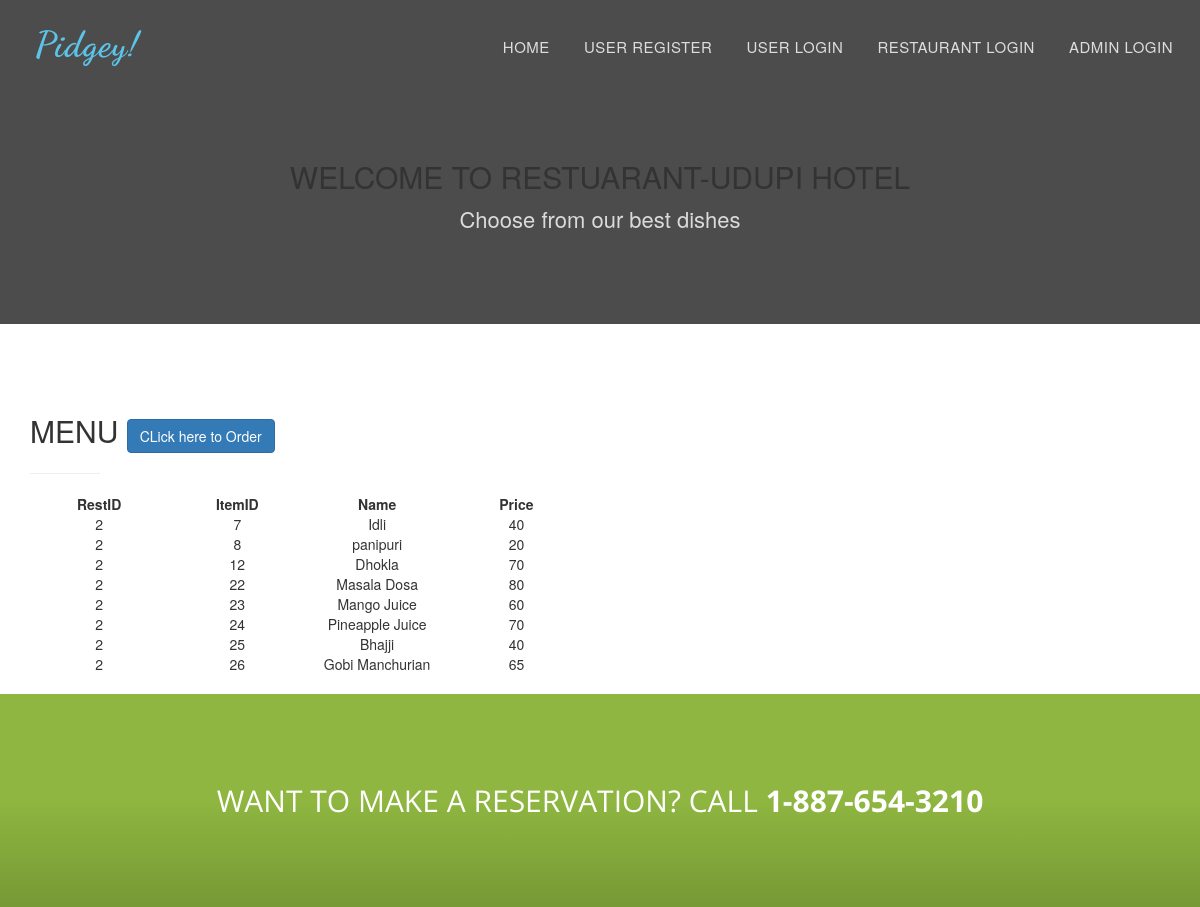
Screenshot of /indexmenu?restid=2 with the database file from the repository.
### app/models.py (models this page shows)
class Restadmin(db.Model):
    rid = db.Column(db.Integer, primary_key=True, autoincrement=True)
    rname = db.Column(db.String(250), nullable=False)
    rmail = db.Column(db.String(250), unique=True, nullable=False)
    rmobile = db.Column(db.Integer,unique=True, nullable=False)
    raddress = db.Column(db.String(250), nullable=False)
    rpassword = db.Column(db.String(250), nullable=False)
    cid = db.Column(db.Integer, db.ForeignKey('customer.cid'), nullable=False)

class Items(db.Model):
    iid = db.Column(db.Integer, primary_key=True, autoincrement=True)
    iname = db.Column(db.String(250), nullable=False)
    iprice = db.Column(db.Integer, nullable=False)
    rid = db.Column(db.Integer, db.ForeignKey('restadmin.rid'), nullable=False)

### app/views.py (the view)
@app.route('/indexmenu', methods = ['GET','POST'])
def indexmenu():
	if request.method == "GET":
		restid = request.args.get("restid")
	elif request.method == "POST":
		restid = request.form['restid']
	items = Items.query.filter(Items.rid == restid).all()
	restad = Restadmin.query.filter(Restadmin.rid == restid).first()
	return render_template('indexmenu.html',restad=restad, restadmin=items)

### app/templates/indexmenu.html (shortened to what this page needs)
<!DOCTYPE html>
<html lang="en">
<head>
<link href="{{ url_for('static',filename = 'style.css') }}" rel="stylesheet" type="text/css">
<link href="{{ url_for('static',filename = 'bootstrap.css') }}" rel="stylesheet" type="text/css">
<link href="{{ url_for('static',filename = 'bootstrap.min.css') }}" rel="stylesheet" type="text/css">
<link href="{{ url_for('static',filename = 'default.css') }}" rel="stylesheet" type="text/css">
<link href="{{ url_for('static',filename = 'nivo-lightbox.css') }}" rel="stylesheet" type="text/css">
<link rel="stylesheet" type="text/css"  href="css/bootstrap.css">
<link rel="stylesheet" type="text/css" href="fonts/font-awesome/css/font-awesome.css">
<link rel="stylesheet" href="https://maxcdn.bootstrapcdn.com/bootstrap/3.3.7/css/bootstrap.min.css">
</head>
<body id="page-top" data-spy="scroll" data-target=".navbar-fixed-top">
<nav id="menu" class="navbar navbar-default navbar-fixed-top">
  <div class="container">
    <div class="navbar-header">
      <a class="navbar-brand page-scroll" href="#page-top">Pidgey!</a> </div>
      <div class="collapse navbar-collapse" id="bs-example-navbar-collapse-1">
      <ul class="nav navbar-nav navbar-right">
        <li><a href="/index" class="page-scroll">Home</a></li>
        <li><a href="/register" class="page-scroll">User Register</a></li>
        <li><a href="/login" class="page-scroll">User Login</a></li>
        <li><a href="/restlogin" class="page-scroll">Restaurant Login</a></li>
        <li><a href="/adminlogin" class="page-scroll">Admin Login</a></li>
      </ul>
    </div>
  </div>
</nav>
<div id="restaurant-menu style="background-image:url({{url_for('static',filename='menu-bg.jpg')}});">
  <div class="section-title text-center center">
    <div class="overlay">
      <br><br><br>
      <h2>Welcome to Restuarant-{{restad.rname}}</h2>
      <p>Choose from our best dishes</p>
    </div>
  </div>
  <div class="container">
    <div class="row">
      <div class="col-xs-12 col-sm-6">
     <form action="/login">
        <div class="menu-section">
          <h2 class="menu-section-title">MENU
             <button type="submit" class="btn btn-primary" value=”submit” >CLick here to Order</button>
        </h2>
      </form>
            <hr>
            <div class="menu-item">
                <table style=" text-align: center; ">
                   <col width="150">
                   <col width="150">
                   <col width="150">
                   <col width="150">
                   <tr>
                    <td> <b> RestID </b>  </td>
                    <td>  <b>ItemID </b> </td>
                    <td> <b> Name  </b>  </td>
                    <td> <b> Price </b>  </td>
                  {% for i in restadmin %}
                   <tr>
                      <td>{{ i.rid }}</td>
                      <td>{{ i.iid }}</td>
                      <td>{{ i.iname }}</td>
                      <td>{{ i.iprice }}</td>
                   </tr>
                  {% endfor %}
                </table>
          </div>
        </div>
      </div>
        </div>
      </div>
<div id="call-reservation" class="text-center">
  <div class="container">
    <h2>Want to make a reservation? Call <strong>1-887-654-3210</strong></h2>
  </div>
</div>
</body>
</html>

### app/static/style.css (style rules this page uses)
body, html { font-family: 'Raleway', sans-serif; text-rendering: optimizeLegibility !important; -webkit-font-smoothing: antialiased !important; color: #777; font-weight: 300; width: 100% !important; height: 100% !important; }
h2 { margin: 0 0 20px 0; font-weight: 500; font-size: 34px; color: #333; text-transform: uppercase; }
p { font-size: 16px; }
a { color: #8eb640; }
ul, ol { list-style: none; }
ul, ol { padding: 0; webkit-padding: 0; moz-padding: 0; }
hr { height: 2px; width: 70px; text-align: center; position: relative; background: #8eb640; margin: 0; margin-bottom: 40px; border: 0; }
#menu { padding: 20px; transition: all 0.8s; }
#menu.navbar-default { background-color: rgba(248, 248, 248, 0); border-color: rgba(231, 231, 231, 0); }
#menu a.navbar-brand { font-family: 'Dancing Script', cursive; font-size: 36px; color: #5DC4E9; font-weight: 700; letter-spacing: 1px; }
#menu.navbar-default .navbar-nav > li > a { text-transform: uppercase; color: #ddd; font-weight: 500; font-size: 15px; padding: 5px 0; border: 2px solid transparent; letter-spacing: 0.5px; margin: 10px 15px 0 15px; }
.section-title { margin-bottom: 70px; }
.section-title .overlay { padding: 80px 0; background: rgba(0, 0, 0, 0.7); }
.section-title p { font-size: 22px; color: rgba(255,255,255,0.8); }
#call-reservation { padding: 90px 0; color: #fff; background: rgb(142,182,64); background: -moz-linear-gradient(top, rgba(142,182,64,1) 50%, rgba(119,153,54,1) 100%); background: -webkit-linear-gradient(top, rgba(142,182,64,1) 50%, rgba(119,153,54,1) 100%); background: linear-gradient(to bottom, rgba(142,182,64,1) 50%, rgba(119,153,54,1) 100%); filter: progid:DXImageTransform.Microsoft.gradient( startColorstr='#8eb640', endColorstr='#779936', GradientType=0 ); }
#call-reservation h2 { font-family: 'Open Sans', sans-serif; color: #fff; font-weight: 400; margin: 0; }

### rows the page displays
Restadmin: rname "UDUPI HOTEL"
Items: rid "2", iid "7", iname "Idli", iprice "40"
Items: rid "2", iid "8", iname "panipuri", iprice "20"
Items: rid "2", iid "12", iname "Dhokla", iprice "70"
Items: rid "2", iid "22", iname "Masala Dosa", iprice "80"
Items: rid "2", iid "23", iname "Mango Juice", iprice "60"
Items: rid "2", iid "24", iname "Pineapple Juice", iprice "70"
Items: rid "2", iid "25", iname "Bhajji", iprice "40"
Items: rid "2", iid "26", iname "Gobi Manchurian", iprice "65"
